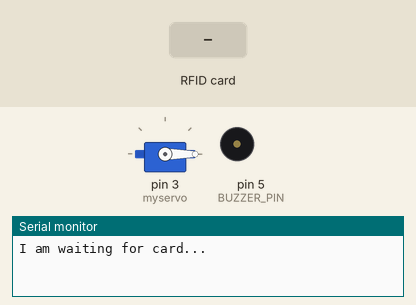
Simulated run of this sketch. Board: Arduino Uno, built with avr-gcc and run on an emulated ATmega328P. Shown: servo, buzzer (waves = sounding, pin HIGH), the last lines printed to the serial monitor. The inputs (shaded band) are chosen by the test bench. Pins used as bus, display or sensor lines are not drawn.

Above: at 1.2 s.
1.3 s: RFID card EF D0 14 1E held to the reader
At 3.6 s:
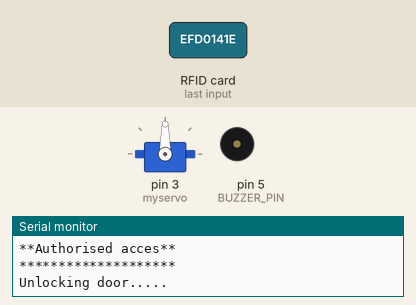
3.9 s: RFID card B1 62 DF CC held to the reader
At 4.93 s:
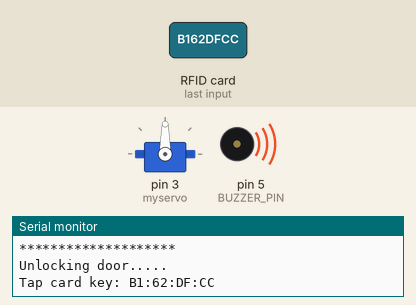
6.5 s: RFID card 5E 7A 19 C4 held to the reader
At 8.3 s:
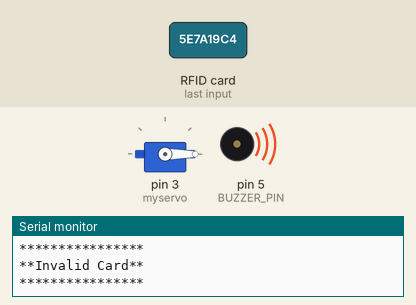
Timing chart, 0 to 10.0 s (numbered marks = the images above; inputs shaded):
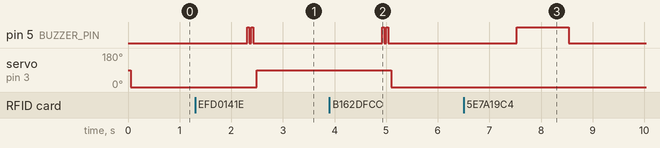

Measured:
- after the input at 1.3 s, pin 5 (BUZZER_PIN): alternates HIGH for 0.04 s and LOW for 0.04 s, 4 changes in all, then stays LOW, starting after 1.0 s; servo on pin 3 (myservo): 0° → 90° after 1.2 s
- after the input at 3.9 s, pin 5 (BUZZER_PIN): alternates HIGH for 0.04 s and LOW for 0.04 s, 4 changes in all, then stays LOW, starting after 1.0 s; servo on pin 3 (myservo): 90° → 0° after 1.2 s
- after the input at 6.5 s, pin 5 (BUZZER_PIN): LOW → HIGH after 1.0 s, → LOW 1.0 s later

The sketch:

DoorLock.ino
```cpp
#include <Wire.h>
// #include <LiquidCrystal_I2C.h>

// Set the LCD address to 0x27 for a 16 chars and 2 line display
// LiquidCrystal_I2C lcd(0x27, 16, 2);

#include "SPI.h"
#include "MFRC522.h"

#include <Servo.h>

Servo myservo;

#define SS_PIN 10
#define RST_PIN 9
#define BUZZER_PIN 5

MFRC522 rfid(SS_PIN, RST_PIN);

MFRC522::MIFARE_Key key;

// Variable untuk melacak status locked
bool isLocked = true;

// Daftar kode kartu yang valid
const String validCards[] = {
  "EF:D0:14:1E",
  "B1:62:DF:CC"
};
const int totalCards = sizeof(validCards) / sizeof(validCards[0]);

void setup() {
  // put your setup code here, to run once:
  Serial.begin(9600);
  SPI.begin();
  rfid.PCD_Init();
  myservo.attach(3);
  pinMode(BUZZER_PIN, OUTPUT);
  Serial.println("I am waiting for card...");
  // lcd.begin();
  myservo.write(0);
}

void loop() {
  // put your main code here, to run repeatedly:
    // lcd.clear();
    // lcd.print("Tap your Card");

  if (!rfid.PICC_IsNewCardPresent() || !rfid.PICC_ReadCardSerial())
    return;

  // Serial.print(F("PICC type: "));
  MFRC522::PICC_Type piccType = rfid.PICC_GetType(rfid.uid.sak);
  // Serial.println(rfid.PICC_GetTypeName(piccType));

  // // Check is the PICC of Classic MIFARE type
  // if (piccType != MFRC522::PICC_TYPE_MIFARE_MINI &&
  //     piccType != MFRC522::PICC_TYPE_MIFARE_1K &&
  //     piccType != MFRC522::PICC_TYPE_MIFARE_4K) {
  //   Serial.println(F("Your tag is not of type MIFARE Classic."));
  //   return;
  // }

  String strID = "";
  for (byte i = 0; i < 4; i++) {
    strID +=
      (rfid.uid.uidByte[i] < 0x10 ? "0" : "") +
      String(rfid.uid.uidByte[i], HEX) +
      (i != 3 ? ":" : "");
  }

  strID.toUpperCase();
  Serial.print("Tap card key: ");
  Serial.println(strID);
  delay(1000);

// pengecekan status kartu
  bool isValid = false;
  for (int i = 0; i < totalCards; i++){
    if (strID == validCards[i]){
      isValid = true;
      break;
    }
  }

  if (isValid){

    // Buzzer setting
    for (int i = 0; i < 2; i++){
      digitalWrite(BUZZER_PIN, HIGH);
      delay(40);
      digitalWrite(BUZZER_PIN, LOW);
      delay(40);
    }
    Serial.println("********************");
    Serial.println("**Authorised acces**");
    Serial.println("********************");

    if(isLocked){ // jika pintu terkunci buka pintu
      Serial.println("Unlocking door.....");
      myservo.write(90);
      isLocked = false; // status pintu berubah menjadi terbuka
    }
    else{ // jika pintu terbuka, kunci pintu
      Serial.println("Locking door...");
      myservo.write(0);
      isLocked = true; // status pintu berubah menjadi terkunci
    }
    delay(500);


  }
  else {
    Serial.println("****************");
    Serial.println("**Acces denied**");
    Serial.println("****************");
    Serial.println("**Invalid Card**");
    Serial.println("****************");
    // lcd.clear();
    // lcd.print("Kartu Tk Cocok");
    digitalWrite(BUZZER_PIN, HIGH);
    delay(1000);
    digitalWrite(BUZZER_PIN, LOW);
  }
}
```
